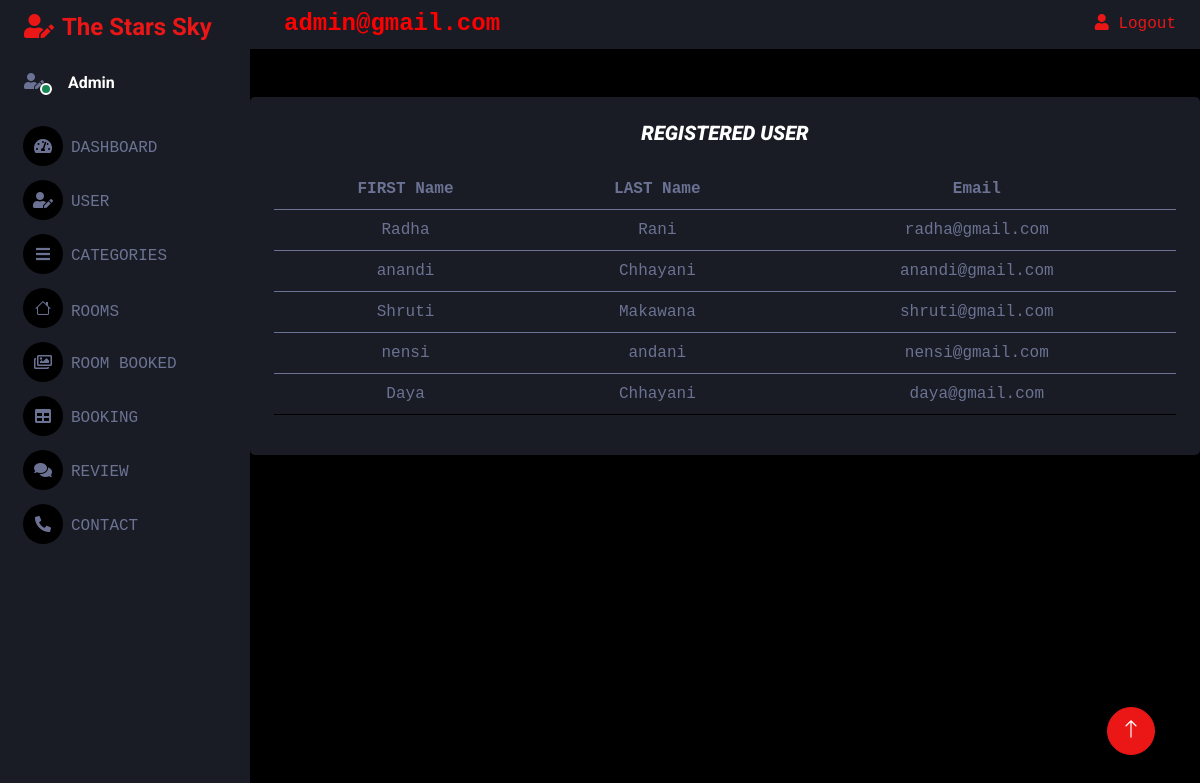
Screenshot of /admin/registered.php with the database file from the repository.
### tables this page shows
CREATE TABLE `registration` (
  `id` int(100) NOT NULL,
  `firstname` text NOT NULL,
  `lastname` text NOT NULL,
  `email` varchar(50) NOT NULL,
  `password` varchar(30) NOT NULL
);

### admin/registered.php (the view, shortened to what this page needs)
<?php
include 'header.php';
include 'sidebar.php';
include 'navigation.php';
?>
<body style="font-family: courier new">
   <div class="col-sm-12 col-xl-12">
      <div class="bg-secondary rounded h-100 p-4">
         <h5 class="mb-4" style="text-align: center"><b><i>REGISTERED USER</i></b></h5>
         <table class="table table-hover" style="text-align: center">
            <thead>
               <tr>
                  <th scope="col">FIRST Name</th>
                  <th scope="col">LAST Name</th>
                  <th scope="col">Email</th>
               </tr>
            </thead>
            <?php
            $query_select = "SELECT *from registration";
            $query_run = mysqli_query($con, $query_select);
            if (mysqli_num_rows($query_run) > 0) {
               foreach ($query_run as $row) {
            ?>
                  <tbody style="padding:left=100px;">
                     <tr>
                        <td><?php echo $row['firstname']; ?></td>
                        <td><?php echo $row['lastname']; ?></td>
                        <td><?php echo $row['email']; ?></td>
                     </tr>
               <?php
               }
            }
               ?>
                  </tbody>
         </table>
      </div>
   </div>
   <?php
   include 'footer.php';
   include 'javascript.php';
   ?>

### admin/css/style.css (style rules this page uses)
:root { --primary: #EB1616; --secondary: #191C24; --light: #6C7293; --dark: #000000; }

### rows the page displays
registration: firstname "Radha", lastname "Rani", email "radha@gmail.com"
registration: firstname "anandi", lastname "Chhayani", email "anandi@gmail.com"
registration: firstname "Shruti", lastname "Makawana", email "shruti@gmail.com"
registration: firstname "nensi", lastname "andani", email "nensi@gmail.com"
registration: firstname "Daya", lastname "Chhayani", email "daya@gmail.com"
